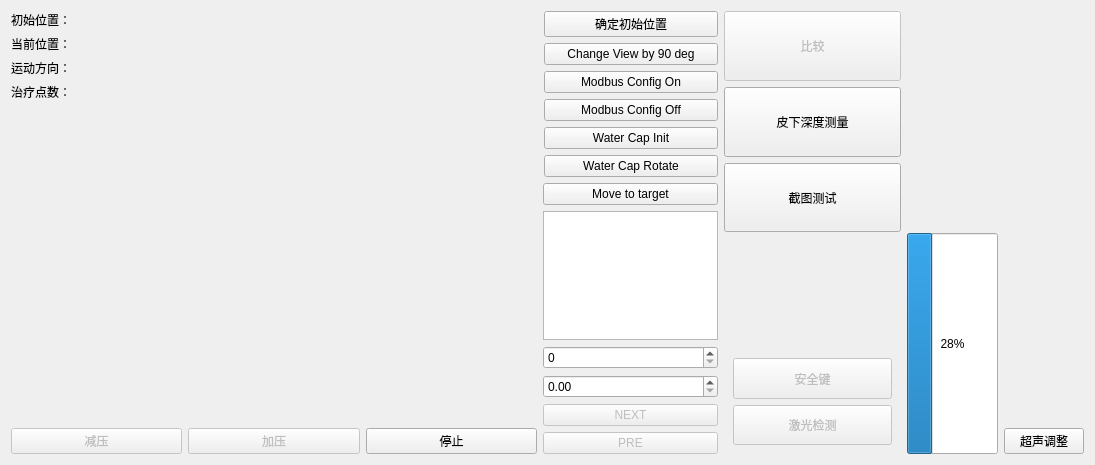
<?xml version="1.0" encoding="UTF-8"?>
<ui version="4.0">
 <class>VeinTreat</class>
 <widget class="qMRMLWidget" name="VeinTreat">
  <property name="geometry">
   <rect>
    <x>0</x>
    <y>0</y>
    <width>1095</width>
    <height>465</height>
   </rect>
  </property>
  <property name="maximumSize">
   <size>
    <width>16777215</width>
    <height>9200</height>
   </size>
  </property>
  <property name="styleSheet">
   <string notr="true"/>
  </property>
  <layout class="QHBoxLayout" name="horizontalLayout_4" stretch="8,2,0,0">
   <item>
    <layout class="QVBoxLayout" name="verticalLayout_7">
     <item>
      <layout class="QHBoxLayout" name="horizontalLayout" stretch="3,3,2">
       <item>
        <layout class="QFormLayout" name="formLayout">
         <property name="labelAlignment">
          <set>Qt::AlignLeading</set>
         </property>
         <item row="0" column="0">
          <widget class="QLabel" name="label_8">
           <property name="text">
            <string>初始位置：</string>
           </property>
          </widget>
         </item>
         <item row="0" column="1">
          <widget class="QLabel" name="label">
           <property name="text">
            <string/>
           </property>
          </widget>
         </item>
         <item row="1" column="0">
          <widget class="QLabel" name="label_2">
           <property name="text">
            <string>当前位置：</string>
           </property>
          </widget>
         </item>
         <item row="1" column="1">
          <widget class="QLabel" name="label_3">
           <property name="text">
            <string/>
           </property>
          </widget>
         </item>
         <item row="2" column="0">
          <widget class="QLabel" name="label_4">
           <property name="text">
            <string>运动方向：</string>
           </property>
          </widget>
         </item>
         <item row="2" column="1">
          <widget class="QLabel" name="label_6">
           <property name="text">
            <string/>
           </property>
          </widget>
         </item>
         <item row="3" column="0">
          <widget class="QLabel" name="label_5">
           <property name="text">
            <string>治疗点数：</string>
           </property>
          </widget>
         </item>
         <item row="3" column="1">
          <widget class="QLabel" name="label_7">
           <property name="text">
            <string/>
           </property>
          </widget>
         </item>
        </layout>
       </item>
       <item>
        <widget class="QWidget" name="line_widget" native="true">
         <property name="sizePolicy">
          <sizepolicy hsizetype="Preferred" vsizetype="Expanding">
           <horstretch>0</horstretch>
           <verstretch>0</verstretch>
          </sizepolicy>
         </property>
        </widget>
       </item>
       <item>
        <layout class="QVBoxLayout" name="verticalLayout_5">
         <item>
          <widget class="QPushButton" name="btn_init_position">
           <property name="enabled">
            <bool>true</bool>
           </property>
           <property name="sizePolicy">
            <sizepolicy hsizetype="Minimum" vsizetype="Expanding">
             <horstretch>0</horstretch>
             <verstretch>0</verstretch>
            </sizepolicy>
           </property>
           <property name="text">
            <string>确定初始位置</string>
           </property>
          </widget>
         </item>
         <item>
          <widget class="QPushButton" name="btn_change_view">
           <property name="sizePolicy">
            <sizepolicy hsizetype="Minimum" vsizetype="Expanding">
             <horstretch>0</horstretch>
             <verstretch>0</verstretch>
            </sizepolicy>
           </property>
           <property name="text">
            <string>Change View by 90 deg</string>
           </property>
          </widget>
         </item>
         <item>
          <widget class="QPushButton" name="btn_modbus_on">
           <property name="text">
            <string>Modbus Config On</string>
           </property>
          </widget>
         </item>
         <item>
          <widget class="QPushButton" name="btn_modbus_off">
           <property name="text">
            <string>Modbus Config Off</string>
           </property>
          </widget>
         </item>
         <item>
          <widget class="QPushButton" name="btn_water_cap_init">
           <property name="text">
            <string>Water Cap Init</string>
           </property>
          </widget>
         </item>
         <item>
          <widget class="QPushButton" name="btn_water_cap_rotate">
           <property name="text">
            <string>Water Cap Rotate</string>
           </property>
          </widget>
         </item>
        </layout>
       </item>
      </layout>
     </item>
     <item>
      <layout class="QHBoxLayout" name="horizontalLayout_3" stretch="6,2">
       <item>
        <layout class="QVBoxLayout" name="verticalLayout_2">
         <item>
          <widget class="QWidget" name="widget_UR_control" native="true">
           <property name="sizePolicy">
            <sizepolicy hsizetype="Expanding" vsizetype="Expanding">
             <horstretch>0</horstretch>
             <verstretch>0</verstretch>
            </sizepolicy>
           </property>
          </widget>
         </item>
         <item>
          <layout class="QHBoxLayout" name="horizontalLayout_2">
           <item>
            <widget class="QPushButton" name="btn_sub_pressure">
             <property name="enabled">
              <bool>false</bool>
             </property>
             <property name="text">
              <string>减压</string>
             </property>
             <property name="checkable">
              <bool>true</bool>
             </property>
            </widget>
           </item>
           <item>
            <widget class="QPushButton" name="btn_add_pressure">
             <property name="enabled">
              <bool>false</bool>
             </property>
             <property name="text">
              <string>加压</string>
             </property>
             <property name="checkable">
              <bool>true</bool>
             </property>
            </widget>
           </item>
           <item>
            <widget class="QPushButton" name="btn_stop">
             <property name="text">
              <string>停止</string>
             </property>
            </widget>
           </item>
          </layout>
         </item>
        </layout>
       </item>
       <item>
        <layout class="QVBoxLayout" name="verticalLayout_6" stretch="0,0,2,0,4,4">
         <item>
          <widget class="QPushButton" name="btn_move_to_target">
           <property name="text">
            <string>Move to target</string>
           </property>
          </widget>
         </item>
         <item>
          <widget class="QTextEdit" name="textEdit"/>
         </item>
         <item>
          <widget class="QSpinBox" name="spin_step">
           <property name="sizePolicy">
            <sizepolicy hsizetype="Minimum" vsizetype="Expanding">
             <horstretch>0</horstretch>
             <verstretch>0</verstretch>
            </sizepolicy>
           </property>
          </widget>
         </item>
         <item>
          <widget class="QDoubleSpinBox" name="spin_step_sd">
           <property name="sizePolicy">
            <sizepolicy hsizetype="Minimum" vsizetype="Expanding">
             <horstretch>0</horstretch>
             <verstretch>0</verstretch>
            </sizepolicy>
           </property>
          </widget>
         </item>
         <item>
          <widget class="QPushButton" name="btn_next">
           <property name="enabled">
            <bool>false</bool>
           </property>
           <property name="sizePolicy">
            <sizepolicy hsizetype="Minimum" vsizetype="Expanding">
             <horstretch>0</horstretch>
             <verstretch>0</verstretch>
            </sizepolicy>
           </property>
           <property name="text">
            <string>NEXT</string>
           </property>
          </widget>
         </item>
         <item>
          <widget class="QPushButton" name="btn_pre">
           <property name="enabled">
            <bool>false</bool>
           </property>
           <property name="sizePolicy">
            <sizepolicy hsizetype="Minimum" vsizetype="Expanding">
             <horstretch>0</horstretch>
             <verstretch>0</verstretch>
            </sizepolicy>
           </property>
           <property name="text">
            <string>PRE</string>
           </property>
          </widget>
         </item>
        </layout>
       </item>
      </layout>
     </item>
    </layout>
   </item>
   <item>
    <layout class="QVBoxLayout" name="verticalLayout_3" stretch="2,2,2,3,3">
     <item>
      <widget class="QPushButton" name="btn_compare">
       <property name="enabled">
        <bool>false</bool>
       </property>
       <property name="sizePolicy">
        <sizepolicy hsizetype="Minimum" vsizetype="Preferred">
         <horstretch>0</horstretch>
         <verstretch>0</verstretch>
        </sizepolicy>
       </property>
       <property name="text">
        <string>比较</string>
       </property>
      </widget>
     </item>
     <item>
      <widget class="QPushButton" name="btn_depth">
       <property name="sizePolicy">
        <sizepolicy hsizetype="Minimum" vsizetype="Preferred">
         <horstretch>0</horstretch>
         <verstretch>0</verstretch>
        </sizepolicy>
       </property>
       <property name="text">
        <string>皮下深度测量</string>
       </property>
      </widget>
     </item>
     <item>
      <widget class="QPushButton" name="btn_test">
       <property name="sizePolicy">
        <sizepolicy hsizetype="Minimum" vsizetype="Preferred">
         <horstretch>0</horstretch>
         <verstretch>0</verstretch>
        </sizepolicy>
       </property>
       <property name="text">
        <string>截图测试</string>
       </property>
      </widget>
     </item>
     <item>
      <widget class="QWidget" name="widget_treat_para" native="true"/>
     </item>
     <item>
      <widget class="QWidget" name="widget_treat" native="true">
       <layout class="QVBoxLayout" name="verticalLayout_8">
        <item>
         <widget class="QPushButton" name="btn_safe">
          <property name="enabled">
           <bool>false</bool>
          </property>
          <property name="sizePolicy">
           <sizepolicy hsizetype="Minimum" vsizetype="Expanding">
            <horstretch>0</horstretch>
            <verstretch>0</verstretch>
           </sizepolicy>
          </property>
          <property name="text">
           <string>安全键</string>
          </property>
         </widget>
        </item>
        <item>
         <widget class="QPushButton" name="btn_xray">
          <property name="enabled">
           <bool>false</bool>
          </property>
          <property name="sizePolicy">
           <sizepolicy hsizetype="Minimum" vsizetype="Expanding">
            <horstretch>0</horstretch>
            <verstretch>0</verstretch>
           </sizepolicy>
          </property>
          <property name="text">
           <string>激光检测</string>
          </property>
         </widget>
        </item>
       </layout>
      </widget>
     </item>
    </layout>
   </item>
   <item>
    <layout class="QVBoxLayout" name="verticalLayout_4" stretch="5,5">
     <item>
      <spacer name="verticalSpacer_2">
       <property name="sizeHint" stdset="0">
        <size>
         <width>20</width>
         <height>30</height>
        </size>
       </property>
      </spacer>
     </item>
     <item>
      <widget class="QProgressBar" name="bar_sport_status">
       <property name="sizePolicy">
        <sizepolicy hsizetype="Fixed" vsizetype="Preferred">
         <horstretch>0</horstretch>
         <verstretch>0</verstretch>
        </sizepolicy>
       </property>
       <property name="minimumSize">
        <size>
         <width>20</width>
         <height>20</height>
        </size>
       </property>
       <property name="layoutDirection">
        <enum>Qt::LeftToRight</enum>
       </property>
       <property name="value">
        <number>28</number>
       </property>
       <property name="textVisible">
        <bool>true</bool>
       </property>
      </widget>
     </item>
    </layout>
   </item>
   <item>
    <layout class="QVBoxLayout" name="verticalLayout">
     <item>
      <spacer name="verticalSpacer">
       <property name="sizeHint" stdset="0">
        <size>
         <width>20</width>
         <height>311</height>
        </size>
       </property>
      </spacer>
     </item>
     <item>
      <widget class="QPushButton" name="btn_ul_adjust">
       <property name="text">
        <string>超声调整</string>
       </property>
      </widget>
     </item>
    </layout>
   </item>
  </layout>
 </widget>
 <customwidgets>
  <customwidget>
   <class>qMRMLWidget</class>
   <extends>QWidget</extends>
   <header>qMRMLWidget.h</header>
   <container>1</container>
  </customwidget>
 </customwidgets>
 <resources/>
 <connections/>
</ui>
